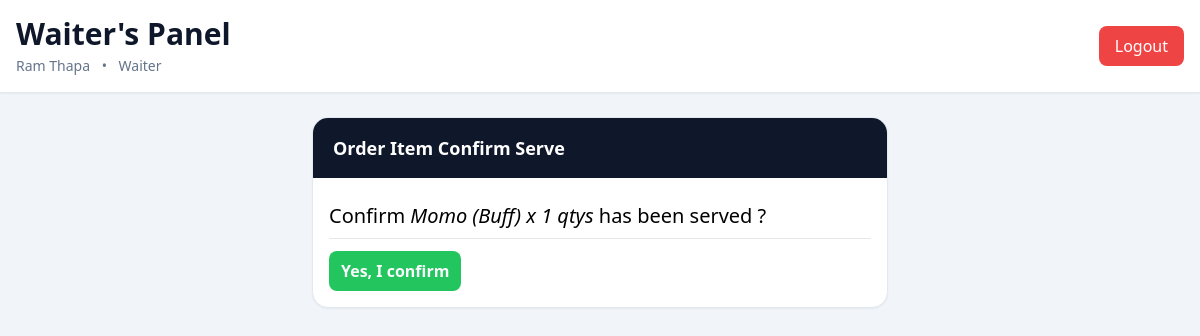
/orders/order/186/served-confirmation/ (signed in), run on the app's committed database.
### accounts/models.py (models this page shows)
class User(AbstractUser):
    class ROLE_CHOICES(models.TextChoices):
        WAITER = 'w', 'Waiter'
        BILLING = 'b', 'Billing'
        KITCHEN = 'k', 'Kitchen'
        OWNER = 'o', 'Owner'
    role = models.CharField(choices=ROLE_CHOICES, max_length=2)

### orders/models.py (models this page shows)
class OrderItem(models.Model):
    class ITEM_STATUS(models.TextChoices):
        PREPARING = 'p', 'Preparing'
        READY = 'r', 'Ready'
        SERVED = 's', 'Served'
    order = models.ForeignKey(Order, on_delete=models.PROTECT, related_name="items")
    menu_item = models.ForeignKey(MenuItem, on_delete=models.PROTECT, related_name="order_items")
    price = models.PositiveIntegerField()
    quantity = models.PositiveIntegerField(default=1)
    status = models.CharField(choices=ITEM_STATUS, max_length=2, default=ITEM_STATUS.PREPARING)
    priority = models.CharField(choices=MenuItem.PRIORITY_CHOICES, default=MenuItem.PRIORITY_CHOICES.MEDIUM,
                                max_length=2)
    def __str__(self):
        return f"{self.menu_item}  x {self.quantity} qtys"

class MenuItem(models.Model):
    class PRIORITY_CHOICES(models.TextChoices):
        HIGH = '3', 'High'
        MEDIUM = '2', 'Medium'
        LOW = '1', 'Low'
    category = models.ForeignKey(Category, on_delete=models.CASCADE, related_name="items")
    station = models.ForeignKey(KitchenStation, on_delete=models.SET_NULL, null=True, related_name="items")
    name = models.CharField(max_length=200)
    price = models.PositiveIntegerField()
    description = models.TextField(null=True, blank=True)
    default_priority = models.CharField(choices=PRIORITY_CHOICES, default=PRIORITY_CHOICES.MEDIUM, max_length=2)
    est_time = models.PositiveIntegerField(help_text="Write estimated preparation time in minutes", null=True,
                                           blank=True)
    image = models.ImageField(upload_to="menu_items", null=True, blank=True)
    def __str__(self):
        return self.name

### orders/views.py (the view, shortened to what this page needs)
# urls.py: path("order/<order_item_id>/served-confirmation/", views.served_confirmation, name="served_confirmation_url"),
@role_required([User.ROLE_CHOICES.WAITER])
def served_confirmation(request, order_item_id):
    order_item = get_object_or_404(OrderItem, pk=order_item_id)
    return render(request, "orders/served-confirmation.html", {
        'order_item': order_item
    })

### orders/templates/orders/served-confirmation.html (shortened to what this page needs)
<!DOCTYPE html>
<html lang="en">
<head>
    <script src="https://cdn.tailwindcss.com"></script>
</head>
<body class="bg-slate-100 min-h-screen">
    <header class="sticky top-0 z-50 bg-white border-b border-slate-200 shadow-sm">
        <div class="max-w-7xl mx-auto px-4 py-4">
            <div class="flex flex-col md:flex-row md:items-center md:justify-between gap-4">
                <div>
                    <h1 class="text-3xl font-bold text-slate-900">
                        Waiter's Panel
                    </h1>
                    <div class="mt-1 text-sm text-slate-500">
                        {{ request.user.first_name }} {{ request.user.last_name }}
                        <span class="mx-2">•</span>
                        {{ request.user.get_role_display }}
                    </div>
                </div>
                <a href="{% url 'logout_view_url' %}"
                    class="inline-flex items-center justify-center px-4 py-2 rounded-lg bg-red-500 hover:bg-red-600 text-white font-medium transition">
                    Logout
                </a>
            </div>
        </div>
    </header>
    <main class="max-w-7xl mx-auto p-4 md:p-6">
        <div class="flex justify-center">
            <section class="lg:w-[50%]  bg-white rounded-2xl shadow-sm border border-slate-200 overflow-hidden">
                <div class="px-5 py-4 bg-slate-900 text-white flex items-center justify-between">
                    <h2 class="font-bold text-lg">
                        Order Item Confirm Serve
                    </h2>
                </div>
                <div class="p-4">
                    <h1 class="text-xl my-2">Confirm <i>{{ order_item }}</i> has been served ?</h1>
                    <hr>
                    <div class=" flex gap-3 items-center mt-3">
                        <form action="" method="post">
                            <button class="py-2 px-3 bg-green-500 rounded-lg text-gray-50 font-semibold hover:bg-green-700" type="submit">Yes, I confirm</button>
                        </form>
                    </div>
                </div>
            </section>
        </div>
    </main>
</body>
</html>

### data on the page
User: user.first_name "Ram", user.last_name "Thapa", user.role "Waiter"
OrderItem: menu_item+quantity "Momo (Buff) x 1 qtys"
